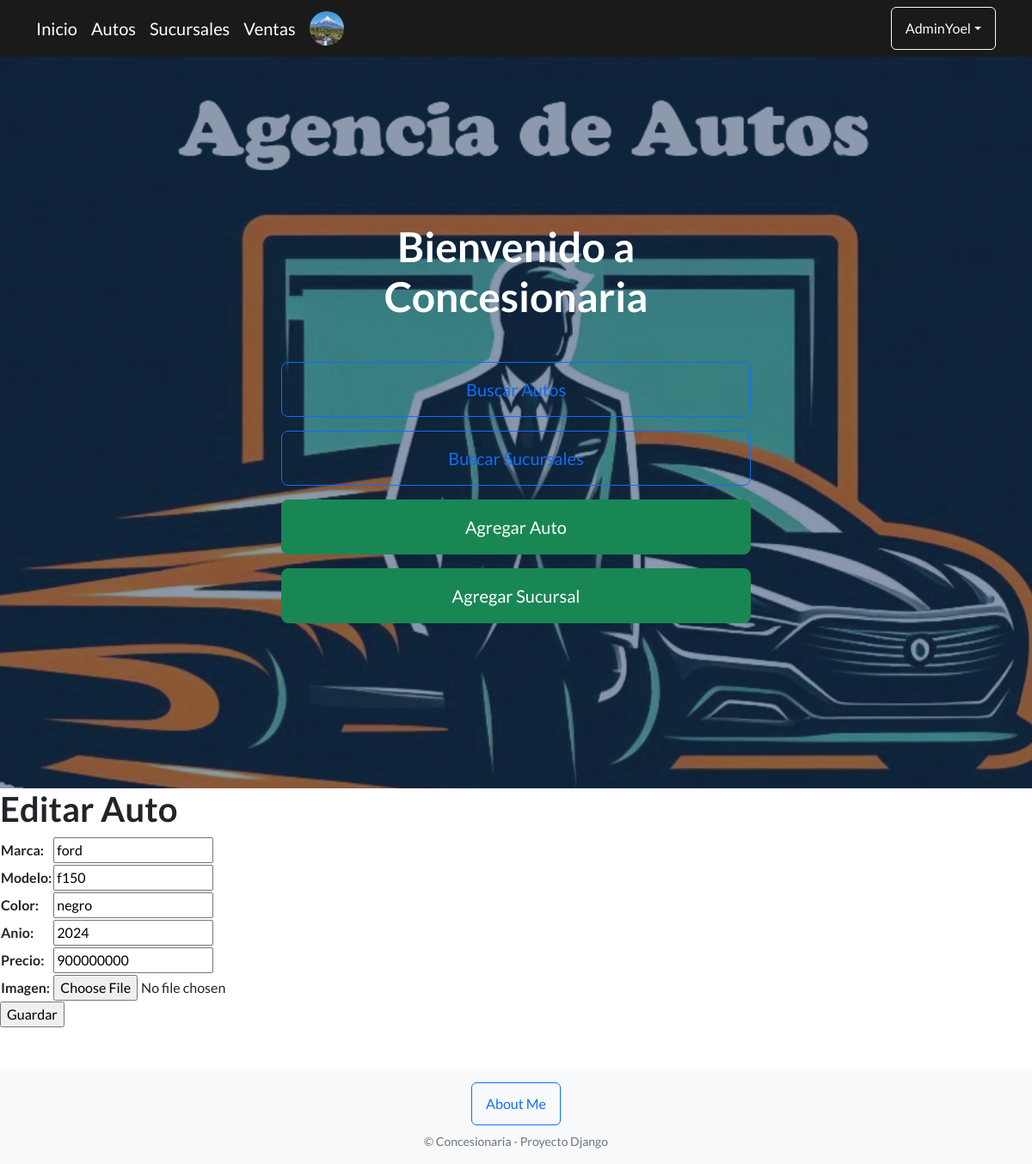
Page /Autos/editar/7/ (signed in) on the committed database.
### AppFinal/models.py (models this page shows, shortened)
class Avatar(models.Model):
    user = models.ForeignKey(User, on_delete=models.CASCADE)
    imagen = models.ImageField(upload_to='avatares', null=True, blank=True)

class Autos(models.Model):
    marca=models.CharField(max_length=40)
    modelo=models.CharField(max_length=30)
    anio=models.IntegerField()
    color=models.CharField(max_length=15)
    precio=models.IntegerField()
    imagen=models.ImageField(upload_to='autos/', null=True, blank=True)

### AppFinal/views.py (the view)
# urls.py: path("Autos/editar/<int:id>/", editar_auto, name="AutosEditar"),
@staff_member_required
def editar_auto(request, id):
    auto = Autos.objects.get(id=id)
    if request.method == "POST":
        form = AutosFormulario(request.POST, request.FILES)
        if form.is_valid():
            info = form.cleaned_data
            auto.marca = info["marca"]
            auto.modelo = info["modelo"]
            auto.color = info["color"]
            auto.anio = info["anio"]
            auto.precio = info["precio"]
            if "imagen" in request.FILES:
                auto.imagen = request.FILES["imagen"]
            auto.save()
            return redirect("Autos")
    else:
        form = AutosFormulario(initial={
            "marca": auto.marca,
            "modelo": auto.modelo,
            "color": auto.color,
            "anio": auto.anio,
            "precio": auto.precio,
        })
    return render(request, "AppFinal/AutosFormulario.html", {"miformulario": form, "auto": auto})

### AppFinal/forms.py
class AutosFormulario(forms.Form):
    marca=forms.CharField(max_length=50)
    modelo=forms.CharField(max_length=30)
    color=forms.CharField(max_length=15)
    anio=forms.IntegerField()
    precio=forms.IntegerField()
    imagen=forms.ImageField(required=False)

### AppFinal/templates/AppFinal/autosFormulario.html (shortened to what this page needs)
{% extends "AppFinal/inicio.html" %}
{% block contenidoQueCambia %}
<h1>{% if auto %}Editar Auto{% else %}Agregar Auto{% endif %}</h1>
{% if auto %}
<form method="post" enctype="multipart/form-data" action="{% url 'AutosEditar' auto.id %}">
{% else %}
<form method="post" enctype="multipart/form-data" action="{% url 'AutosAgregar' %}">
{% endif %}
    <table>
        {{ miformulario.as_table }}
    </table>
    <input type="submit" value="Guardar">
</form>
{% endblock %}

### AppFinal/templates/AppFinal/inicio.html (shortened to what this page needs)
<!DOCTYPE html>
<html lang="en">
    <head>
        {% load static %}
        <link href="https://cdn.jsdelivr.net/npm/bootstrap-icons@1.5.0/font/bootstrap-icons.css" rel="stylesheet" type="text/css" />
        <link href="{% static 'AppFinal/css/styles.css' %}" rel="stylesheet" />
    </head>
    <body>
        <nav class="navbar navbar-expand-lg" style="background-color: #1a1a1a;">
        <div class="container">
        <a class="navbar-brand text-white" href="{% url 'Inicio' %}">Inicio</a>
        <a class="navbar-brand text-white" href="{% url 'Autos' %}">Autos</a>
        <a class="navbar-brand text-white" href="{% url 'Sucursales' %}">Sucursales</a>
        <a class="navbar-brand text-white" href="{% url 'Ventas' %}">Ventas</a>
            {% if user.is_authenticated %}
                {% with user.avatar_set.first as avatar %}
                    {% if avatar %}
                        <img src="{{ avatar.imagen.url }}" class="rounded-circle me-2" width="40" height="40">
                    {% endif %}
                {% endwith %}
                <div class="dropdown ms-auto">
                 <button class="btn btn-outline-light dropdown-toggle" type="button" data-bs-toggle="dropdown">{{ user.username }}</button>
                 </div>
            {% endif %}
    </div>
</nav>
        <header class="masthead" style="background-image: url('{% static "AppFinal/assets/img/Designer.png" %}')">
            <div class="container position-relative">
                <div class="row justify-content-center">
                    <div class="col-xl-6">
                        <div class="text-center text-white">
                            <h1 class="mb-5">Bienvenido a Concesionaria</h1>
                            {% if user.is_authenticated %}
                            <div class="d-grid gap-3">
                                <a class="btn btn-outline-primary btn-lg" href="{% url 'busquedacamada' %}">Buscar Autos</a>
                                <a class="btn btn-outline-primary btn-lg" href="{% url 'FormularioSucursal' %}">Buscar Sucursales</a>
                                <a class="btn btn-success btn-lg" href="{% url 'AutosFormulario' %}">Agregar Auto</a>
                                <a class="btn btn-success btn-lg" href="{% url 'SucursalesFormulario' %}">Agregar Sucursal</a>
                            </div>
                            {% else %}
                            <p class="lead">Iniciá sesión para acceder a las funciones de búsqueda y carga.</p>
                            <a class="btn btn-primary btn-lg" href="{% url 'login' %}">Iniciar sesión</a>
                            <a class="btn btn-outline-light btn-lg" href="{% url 'register' %}">Registrarse</a>
                            {% endif %}
                        </div>
                    </div>
                </div>
            </div>
        </header>
        {% block contenidoQueCambia %}
        {% endblock %}
<footer class="footer bg-light py-3 mt-5">
    <div class="container text-center">
        <a href="{% url 'About' %}" class="btn btn-outline-primary mb-2">
            About Me
        </a>
        <p class="text-muted small mb-0">
            &copy; Concesionaria - Proyecto Django
        </p>
    </div>
</footer>

### rows in the picture
Avatar: imagen (picture)
Autos: marca "ford", modelo "f150", color "negro", anio "2024", precio "900000000"

### other values in the picture
{{ user.username }} "AdminYoel"
